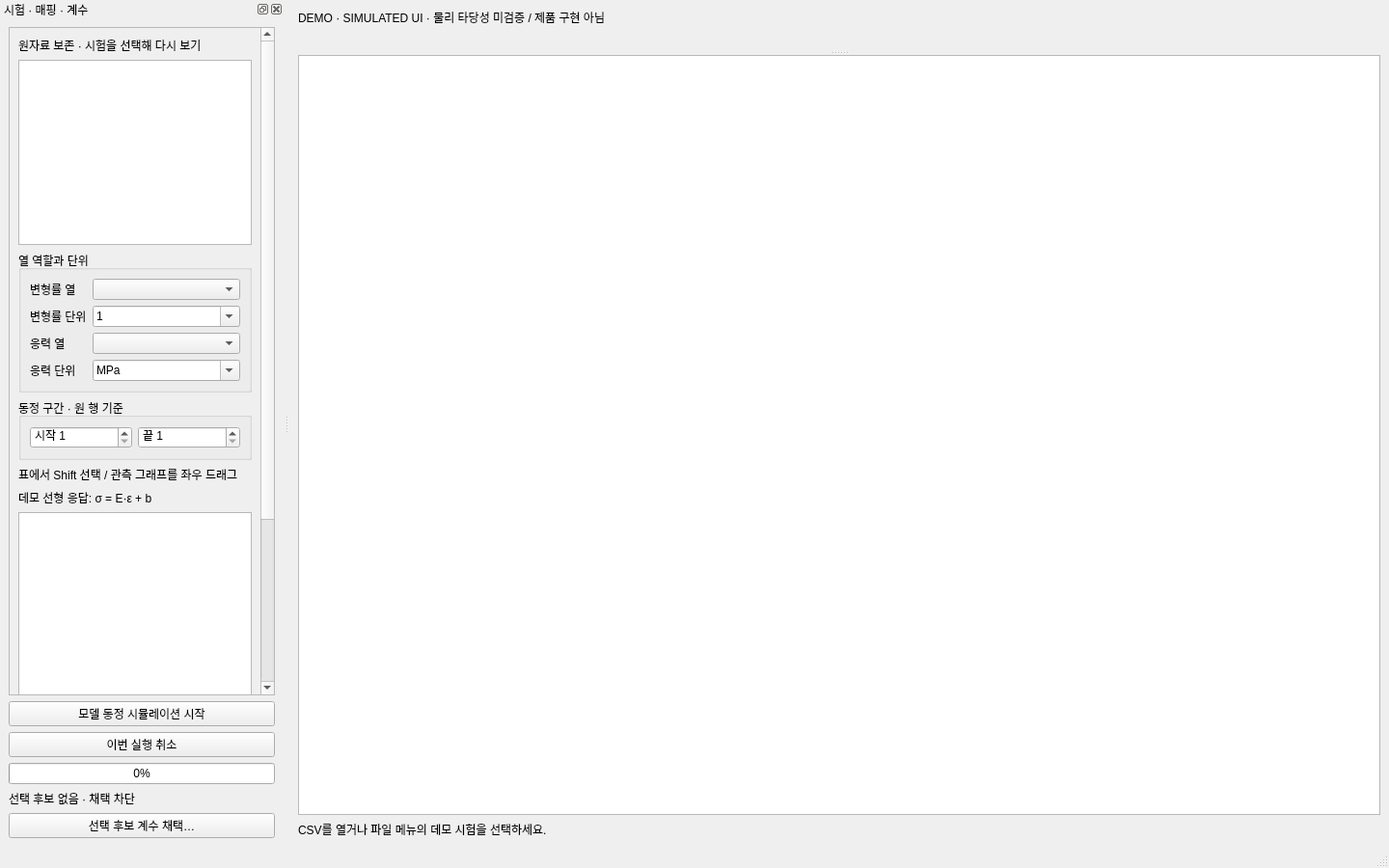
<?xml version="1.0" encoding="UTF-8"?>
<ui version="4.0">
 <class>MaterialPrototype</class>
 <widget class="QMainWindow" name="MaterialPrototype">
  <property name="geometry"><rect><x>0</x><y>0</y><width>1440</width><height>900</height></rect></property>
  <property name="windowTitle"><string>Material — DEMO 기술 시제품</string></property>
  <widget class="QWidget" name="centralwidget">
   <layout class="QVBoxLayout" name="centralLayout">
    <item><widget class="QLabel" name="banner"><property name="text"><string>DEMO · SIMULATED UI · 물리 타당성 미검증 / 제품 구현 아님</string></property><property name="wordWrap"><bool>true</bool></property></widget></item>
    <item><widget class="QLabel" name="stateLabel"><property name="wordWrap"><bool>true</bool></property></widget></item>
    <item><widget class="QSplitter" name="workSplitter"><property name="orientation"><enum>Qt::Vertical</enum></property>
     <widget class="QWidget" name="plotHost"><layout class="QVBoxLayout" name="plotLayout"/></widget>
     <widget class="QTableWidget" name="dataTable"><property name="selectionBehavior"><enum>QAbstractItemView::SelectRows</enum></property><property name="selectionMode"><enum>QAbstractItemView::ContiguousSelection</enum></property><property name="editTriggers"><set>QAbstractItemView::NoEditTriggers</set></property></widget>
    </widget></item>
    <item><widget class="QLabel" name="diagnostic"><property name="text"><string>CSV를 열거나 파일 메뉴의 데모 시험을 선택하세요.</string></property><property name="wordWrap"><bool>true</bool></property></widget></item>
   </layout>
  </widget>
  <widget class="QMenuBar" name="menubar"/>
  <widget class="QStatusBar" name="statusbar"/>
  <widget class="QDockWidget" name="testDock"><property name="windowTitle"><string>시험 · 매핑 · 계수</string></property><attribute name="dockWidgetArea"><number>1</number></attribute>
   <widget class="QWidget" name="dockContents"><layout class="QVBoxLayout" name="dockLayout">
    <item><widget class="QScrollArea" name="dockScroll"><property name="widgetResizable"><bool>true</bool></property>
     <widget class="QWidget" name="scrollContents"><layout class="QVBoxLayout" name="controlsLayout">
      <item><widget class="QLabel" name="sourceLabel"><property name="text"><string>원자료 보존 · 시험을 선택해 다시 보기</string></property><property name="wordWrap"><bool>true</bool></property></widget></item>
      <item><widget class="QListWidget" name="testList"><property name="maximumHeight"><number>72</number></property></widget></item>
      <item><widget class="QGroupBox" name="mappingGroup"><property name="title"><string>열 역할과 단위</string></property><layout class="QFormLayout" name="mappingLayout">
       <item row="0" column="0"><widget class="QLabel" name="xLabel"><property name="text"><string>변형률 열</string></property><property name="buddy"><cstring>xColumn</cstring></property></widget></item>
       <item row="0" column="1"><widget class="QComboBox" name="xColumn"/></item>
       <item row="1" column="0"><widget class="QLabel" name="xuLabel"><property name="text"><string>변형률 단위</string></property><property name="buddy"><cstring>xUnit</cstring></property></widget></item>
       <item row="1" column="1"><widget class="QComboBox" name="xUnit"><property name="editable"><bool>true</bool></property><item><property name="text"><string>1</string></property></item><item><property name="text"><string>%</string></property></item></widget></item>
       <item row="2" column="0"><widget class="QLabel" name="yLabel"><property name="text"><string>응력 열</string></property><property name="buddy"><cstring>yColumn</cstring></property></widget></item>
       <item row="2" column="1"><widget class="QComboBox" name="yColumn"/></item>
       <item row="3" column="0"><widget class="QLabel" name="yuLabel"><property name="text"><string>응력 단위</string></property><property name="buddy"><cstring>yUnit</cstring></property></widget></item>
       <item row="3" column="1"><widget class="QComboBox" name="yUnit"><property name="editable"><bool>true</bool></property><item><property name="text"><string>MPa</string></property></item><item><property name="text"><string>kPa</string></property></item><item><property name="text"><string>Pa</string></property></item></widget></item>
      </layout></widget></item>
      <item><widget class="QGroupBox" name="rangeGroup"><property name="title"><string>동정 구간 · 원 행 기준</string></property><layout class="QHBoxLayout" name="rangeLayout">
       <item><widget class="QSpinBox" name="firstRow"><property name="prefix"><string>시작 </string></property><property name="minimum"><number>1</number></property></widget></item>
       <item><widget class="QSpinBox" name="lastRow"><property name="prefix"><string>끝 </string></property><property name="minimum"><number>1</number></property></widget></item>
      </layout></widget></item>
      <item><widget class="QLabel" name="rangeHelp"><property name="text"><string>표에서 Shift 선택 / 관측 그래프를 좌우 드래그</string></property><property name="wordWrap"><bool>true</bool></property></widget></item>
      <item><widget class="QLabel" name="modelLabel"><property name="text"><string>데모 선형 응답: σ = E·ε + b</string></property></widget></item>
      <item><widget class="QTableWidget" name="coefficientTable"><property name="maximumHeight"><number>116</number></property></widget></item>
      <item><widget class="QLabel" name="resultsLabel"><property name="text"><string>보존 후보 · DEMO / SIMULATED UI</string></property></widget></item>
      <item><widget class="QListWidget" name="resultsList"><property name="minimumHeight"><number>84</number></property><property name="maximumHeight"><number>120</number></property></widget></item>
     </layout></widget>
    </widget></item>
    <item><widget class="QPushButton" name="fitButton"><property name="text"><string>모델 동정 시뮬레이션 시작</string></property></widget></item>
    <item><widget class="QPushButton" name="cancelButton"><property name="text"><string>이번 실행 취소</string></property></widget></item>
    <item><widget class="QProgressBar" name="progress"><property name="value"><number>0</number></property></widget></item>
    <item><widget class="QLabel" name="targetLabel"><property name="text"><string>선택 후보 없음 · 채택 차단</string></property><property name="wordWrap"><bool>true</bool></property></widget></item>
    <item><widget class="QPushButton" name="adoptButton"><property name="text"><string>선택 후보 계수 채택…</string></property></widget></item>
   </layout></widget>
  </widget>
 </widget>
 <resources/>
 <connections/>
</ui>
